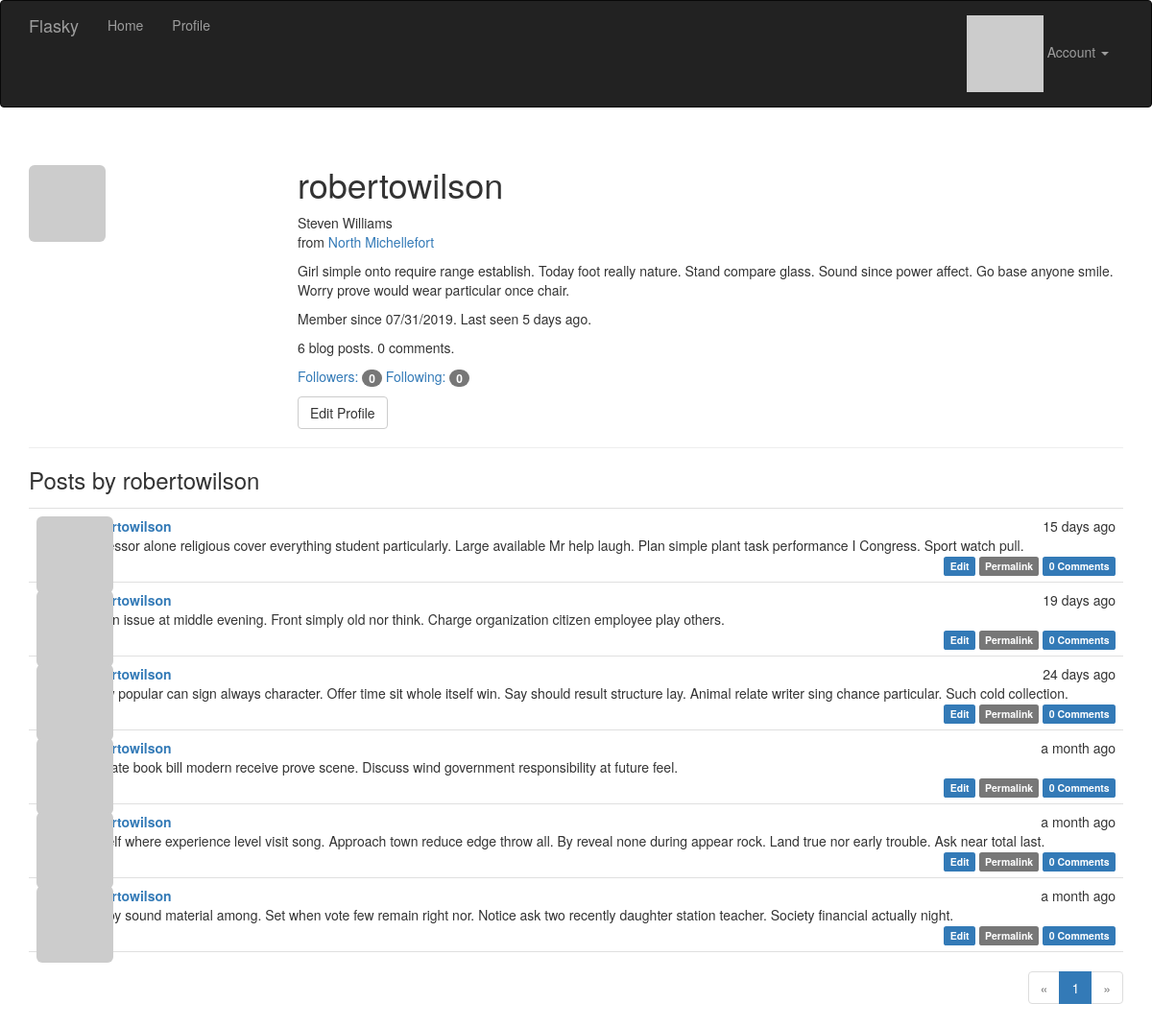
The app's page /user/robertowilson (signed in) with its own data.
### app/models.py (models this page shows, shortened)
class User(UserMixin, db.Model):
    __tablename__ = 'users'
    id = db.Column(db.Integer, primary_key=True)
    username = db.Column(db.String(64), unique=True, index=True)
    role_id = db.Column(db.Integer, db.ForeignKey('roles.id'))
    password_hash = db.Column(db.String(128))
    email = db.Column(db.String(64), unique=True, index=True)
    confirmed = db.Column(db.Boolean, default=False)
    name = db.Column(db.String(64))
    location = db.Column(db.String(64))
    about_me = db.Column(db.Text())
    member_since = db.Column(db.DateTime(), default=datetime.utcnow)
    last_seen = db.Column(db.DateTime(), default=datetime.utcnow)
    avatar_hash = db.Column(db.String(32))
    posts = db.relationship('Post', backref='author', lazy='dynamic')
    followed = db.relationship('Follow',
                               foreign_keys=[Follow.follower_id],
                               backref=db.backref('follower', lazy='joined'),
                               lazy='dynamic',
                               cascade='all, delete-orphan')
    followers = db.relationship('Follow',
                                foreign_keys=[Follow.followed_id],
                                backref=db.backref('followed', lazy='joined'),
                                lazy='dynamic',
                                cascade='all, delete-orphan')
    comments = db.relationship('Comment', backref='author', lazy='dynamic')
    @property
    def password(self):
        raise AttributeError('password is not a readable attribute')
    def can(self, perm):
        return self.role is not None and self.role.has_permission(perm)
    def is_administrator(self):
        return self.can(Permission.ADMIN)
    def ping(self):
        self.last_seen = datetime.utcnow()
        db.session.add(self)
    def gravatar(self, size=100, default='identicon', rating='g'):
        url = 'https://secure.gravatar.com/avatar'
        hash = self.avatar_hash or self.gravatar_hash()
        return '{url}/{hash}?s={size}&d={default}&r={rating}'.format(
            url=url, hash=hash, size=size, default=default, rating=rating)

class Post(db.Model):
    __tablename__ = 'posts'
    id = db.Column(db.Integer, primary_key=True)
    body = db.Column(db.Text)
    body_html = db.Column(db.Text)
    timestamp = db.Column(db.DateTime, index=True, default=datetime.utcnow)
    author_id = db.Column(db.Integer, db.ForeignKey('users.id'))
    comments = db.relationship('Comment', backref='post', lazy='dynamic')

### app/main/views.py (the view)
@main.route('/user/<username>')
def user(username):
    user = User.query.filter_by(username=username).first_or_404()
    page = request.args.get('page', 1, type=int)
    pagination = user.posts.order_by(Post.timestamp.desc()).paginate(
        page, per_page=current_app.config['FLASKY_POSTS_PER_PAGE'],
        error_out=False)
    posts = pagination.items
    return render_template('user.html', user=user, posts=posts,
                           pagination=pagination)

### app/auth/views.py (called while the page is built)
@auth.before_app_request
def before_request():
    if current_user.is_authenticated:
        current_user.ping()
        if not current_user.confirmed \
                and request.endpoint \
                and request.blueprint != 'auth' \
                and request.endpoint != 'static':
            return redirect(url_for('auth.unconfirmed'))

### app/main/__init__.py (called while the page is built)
@main.app_context_processor
def inject_permissions():
    return dict(Permission=Permission)

### app/models.py (called while the page is built)
@login_manager.user_loader
def load_user(user_id):
    return User.query.get(int(user_id))

    def has_permission(self, perm):
        return self.permissions & perm == perm

### app/templates/user.html (shortened to what this page needs)
{% extends "base.html" %}
{% import "_macros.html" as macros %}
{% block page_content %}
<div class="page-header">
     <img class="img-rounded profile-thumbnail" src="{{ user.gravatar(size=256) }}">
    <div class="profile-header">
        <h1>{{ user.username }}</h1>
        {% if user.name or user.location %}
        <p>
            {% if user.name %}{{ user.name }}<br>{% endif %}
            {% if user.location %}
                from <a href="http://maps.google.com/?q={{ user.location }}">{{ user.location }}</a><br>
            {% endif %}
        </p>
        {% endif %}
        {% if user.about_me %}<p>{{ user.about_me }}</p>{% endif %}
        <p>Member since {{ moment(user.member_since).format('L') }}. Last seen {{ moment(user.last_seen).fromNow() }}.</p>
        <p>{{ user.posts.count() }} blog posts. {{ user.comments.count() }} comments.</p>
        <p>
            <a href="{{ url_for('.followers', username=user.username) }}">Followers: <span class="badge">{{ user.followers.count() - 1 }}</span></a>
            <a href="{{ url_for('.followed_by', username=user.username) }}">Following: <span class="badge">{{ user.followed.count() - 1 }}</span></a>
        </p>
        <p>
            {% if user == current_user %}
            <a class="btn btn-default" href="{{ url_for('.edit_profile') }}">Edit Profile</a>
            {% endif %}
        </p>
    </div>
</div>
<h3>Posts by {{ user.username }}</h3>
{% include '_posts.html' %}
{% if pagination %}
<div class="pagination">
    {{ macros.pagination_widget(pagination, '.user', username=user.username) }}
</div>
{% endif %}
{% endblock %}

### app/templates/base.html (shortened to what this page needs)
{% extends "bootstrap/base.html" %}
{% block head %}
{{ super() }}
<link rel="stylesheet" type="text/css" href="{{ url_for('static', filename='styles.css') }}">
{% endblock %}
{% block navbar %}
<div class="navbar navbar-inverse" role="navigation">
    <div class="container">
        <div class="navbar-header">
            <a class="navbar-brand" href="{{ url_for('main.index') }}">Flasky</a>
        </div>
        <div class="navbar-collapse collapse">
            <ul class="nav navbar-nav">
                <li><a href="{{ url_for('main.index') }}">Home</a></li>
                {% if current_user.is_authenticated %}
                <li><a href="{{ url_for('main.user', username=current_user.username) }}">Profile</a></li>
                {% endif %}
            </ul>
            <ul class="nav navbar-nav navbar-right">
                {% if current_user.is_authenticated %}
                <li class="dropdown">
                    <a href="#" class="dropdown-toggle" data-toggle="dropdown">
                        <img src="{{ current_user.gravatar(size=18) }}">
                        Account <b class="caret"></b>
                    </a>
                </li>
                {% else %}
                <li><a href="{{ url_for('auth.login') }}">Log In</a></li>
                {% endif %}
            </ul>
        </div>
    </div>
</div>
{% endblock %}
{% block content %}
<div class="container">
    {% block page_content %}{% endblock %}
</div>
{% endblock %}

### app/templates/_macros.html
{% macro pagination_widget(pagination, endpoint, fragment='') %}
<ul class="pagination">
    <li{% if not pagination.has_prev %} class="disabled"{% endif %}>
        <a href="{% if pagination.has_prev %}{{ url_for(endpoint, page=pagination.prev_num, **kwargs) }}{{ fragment }}{% else %}#{% endif %}">
            &laquo;
        </a>
    </li>
    {% for p in pagination.iter_pages() %}
        {% if p %}
            {% if p == pagination.page %}
            <li class="active">
                <a href="{{ url_for(endpoint, page = p, **kwargs) }}{{ fragment }}">{{ p }}</a>
            </li>
            {% else %}
            <li>
                <a href="{{ url_for(endpoint, page = p, **kwargs) }}{{ fragment }}">{{ p }}</a>
            </li>
            {% endif %}
        {% else %}
        <li class="disabled"><a href="#">&hellip;</a></li>
        {% endif %}
    {% endfor %}
    <li{% if not pagination.has_next %} class="disabled"{% endif %}>
        <a href="{% if pagination.has_next %}{{ url_for(endpoint, page=pagination.next_num, **kwargs) }}{{ fragment }}{% else %}#{% endif %}">
            &raquo;
        </a>
    </li>
</ul>
{% endmacro %}

### app/templates/_posts.html
<ul class="posts">
    {% for post in posts %}
    <li class="post">
        <div class="post-thumbnail">
            <a href="{{ url_for('.user', username=post.author.username) }}">
                <img class="img-rounded profile-thumbnail" src="{{ post.author.gravatar(size=40) }}">
            </a>
        </div>
        <div class="post-content">
            <div class="post-date">{{ moment(post.timestamp).fromNow() }}</div>
            <div class="post-author"><a href="{{ url_for('.user', username=post.author.username) }}">{{ post.author.username }}</a></div>
            <div class="post-body">
                {% if post.body_html %}
                    {{ post.body_html | safe }}
                {% else %}
                    {{ post.body }}
                {% endif %}
            </div>
             <div class="post-footer">
                 {% if current_user == post.author %}
                <a href="{{ url_for('.edit', id=post.id) }}">
                    <span class="label label-primary">Edit</span>
                </a>
                {% elif current_user.is_administrator() %}
                <a href="{{ url_for('.edit', id=post.id) }}">
                    <span class="label label-danger">Edit [Admin]</span>
                </a>
                {% endif %}
                <a href="{{ url_for('.post', id=post.id) }}">
                    <span class="label label-default">Permalink</span>
                </a>
                 <a href="{{ url_for('.post', id=post.id) }}#comments">
                    <span class="label label-primary">{{ post.comments.count() }} Comments</span>
                </a>
            </div>
        </div>
    </li>
    {% endfor %}
</ul>

### app/static/styles.css (style rules this page uses)
.profile-thumbnail { position: absolute; }
.profile-header { min-height: 260px; margin-left: 280px; }
ul.posts { list-style-type: none; padding: 0px; margin: 16px 0px 0px 0px; border-top: 1px solid #e0e0e0; }
ul.posts li.post { padding: 8px; border-bottom: 1px solid #e0e0e0; }
div.post-date { float: right; }
div.post-author { font-weight: bold; }
div.post-thumbnail { position: absolute; }
div.post-content { margin-left: 48px; min-height: 48px; }
div.post-footer { text-align: right; }
div.pagination { width: 100%; text-align: right; padding: 0px; margin: 0px; }

### records on screen
User: username "robertowilson", name "Steven Williams", location "North Michellefort", about_me "Girl simple onto require range establish. Today foot really nature. Stand compare glass. Sound since power affect. Go base anyone smile. Worry prove would wear particular once chair.", member_since "07/31/2019", last_seen "5 days ago"
Post: timestamp "15 days ago", author.username "robertowilson", body "Professor alone religious cover everything student particularly. Large available Mr help laugh. Plan simple plant task performance I Congress. Sport watch pull.", comments.count "0"
Post: timestamp "19 days ago", author.username "robertowilson", body "Action issue at middle evening. Front simply old nor think. Charge organization citizen employee play others.", comments.count "0"
Post: timestamp "24 days ago", author.username "robertowilson", body "Grow popular can sign always character. Offer time sit whole itself win. Say should result structure lay. Animal relate writer sing chance particular. Such cold collection.", comments.count "0"
Post: timestamp "a month ago", author.username "robertowilson", body "Indicate book bill modern receive prove scene. Discuss wind government responsibility at future feel.", comments.count "0"
Post: timestamp "a month ago", author.username "robertowilson", body "Myself where experience level visit song. Approach town reduce edge throw all. By reveal none during appear rock. Land true nor early trouble. Ask near total last.", comments.count "0"
Post: timestamp "a month ago", author.username "robertowilson", body "Happy sound material among. Set when vote few remain right nor. Notice ask two recently daughter station teacher. Society financial actually night.", comments.count "0"

### other values on screen
{{ user.posts.count() }} "6"
{{ user.comments.count() }} "0"
{{ user.followers.count() - 1 }} "0"
{{ user.followed.count() - 1 }} "0"
{{ p }} "1"
